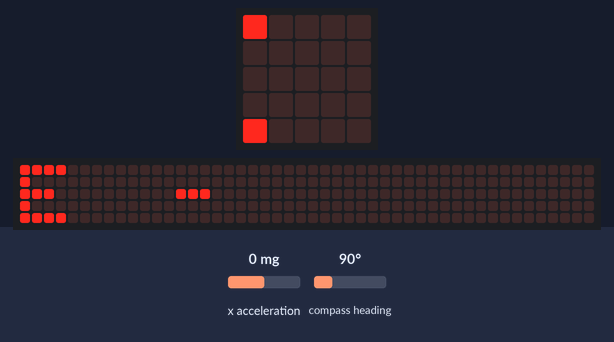
This program was run on a simulated BBC micro:bit (MakeCode). On the bench: the board's 5×5 LED display, a strip that is not on the board, showing the scrolling text unrolled. The test bench sets the inputs (shaded band); at power-on: x acceleration 0 mg, compass heading 90°. The 48×5 strip is a reading aid, not a part: it shows the text the display is scrolling, unrolled, one strip-width of it at a time; the compass is already calibrated.

Above: at 1.37 s.
1.4 s: x acceleration set to -183 mg
8.8 s: x acceleration set to -222 mg
At 12.9 s:
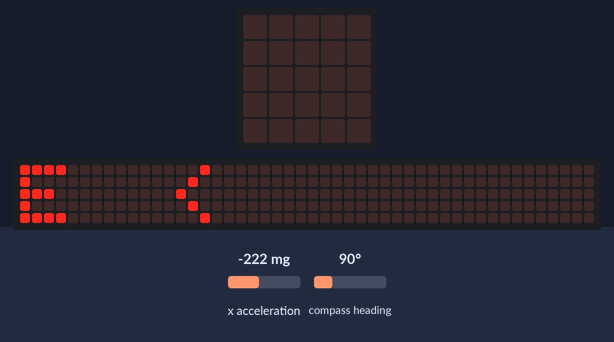
13.4 s: compass heading set to 47°
22.2 s: compass heading set to 39°
At 27.2 s:
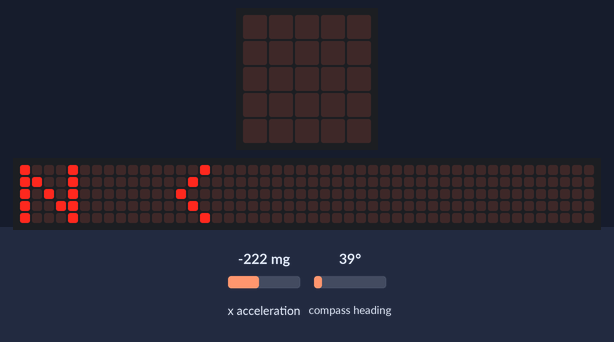
27.3 s: x acceleration set to 0 mg
At 31.0 s:
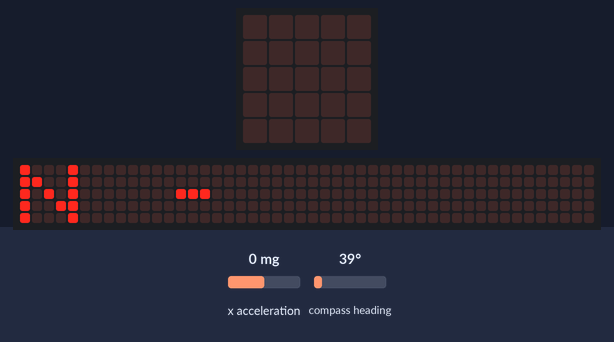
31.9 s: compass heading set to 180°
At 34.6 s:
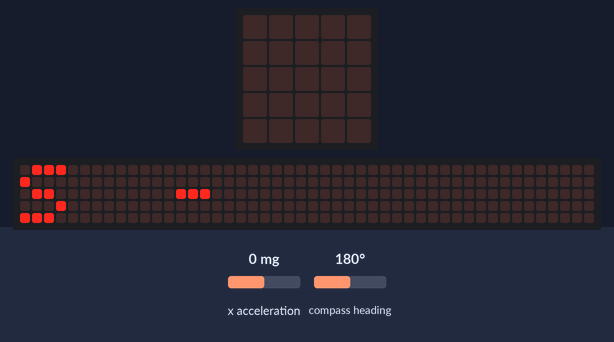

Measured:
- the behaviour switches between -200 and -201 mg on x acceleration (found by bisection; images 0 and 1)
- the behaviour switches between 45 and 44° on compass heading (found by bisection; images 1 and 2)
- after the input at 8.8 s, the display: first differs from a run without the input after 2.2 s (image 1)
- after the input at 22.2 s, the display: first differs from a run without the input after 3.2 s (image 2)
- after the input at 27.3 s, the display: first differs from a run without the input after 1.8 s (image 3)
- after the input at 31.9 s, the display: first differs from a run without the input after 0.78 s (image 4)
- what the display in image 1 shows lasts 0.8 s, from 12.3 s to 13.1 s

The program:

main.ts
```typescript
let angulo = 0
let x = 0
// Calibrar la brújula al inicio
input.calibrateCompass()
// Iniciar la ejecución continua de la función on_forever
basic.forever(function () {
    let direccion: string;
// Obtener la inclinación en el eje X y la dirección de la brújula
    x = input.acceleration(Dimension.X)
    angulo = input.compassHeading()
    // Determinar la dirección cardinal
    if (angulo < 45 || angulo > 315) {
        direccion = "N"
    } else if (angulo < 135) {
        direccion = "E"
    } else if (angulo < 225) {
        direccion = "S"
    } else {
        direccion = "O"
    }
    // Determinar la inclinación y mostrar la dirección con el símbolo correspondiente
    if (x > 200) {
        basic.showString("" + direccion + " >")
    } else if (x < -200) {
        basic.showString("" + direccion + " <")
    } else {
        basic.showString("" + direccion + " -")
    }
})
```

test.ts
```typescript
// aquí va el archivo "tests"; esto no se compilará cuando este paquete se utilice como una extensión.
```
